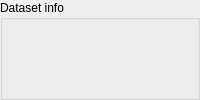
<?xml version="1.0" encoding="UTF-8"?>
<ui version="4.0">
 <class>DatasetInfoGroupBox</class>
 <widget class="QGroupBox" name="DatasetInfoGroupBox">
  <property name="minimumSize">
   <size>
    <width>200</width>
    <height>0</height>
   </size>
  </property>
  <property name="title">
   <string>Dataset info</string>
  </property>
  <layout class="QFormLayout" name="formLayoutSelectedDatasetInfo">
   <property name="fieldGrowthPolicy">
    <enum>QFormLayout::AllNonFixedFieldsGrow</enum>
   </property>
  </layout>
 </widget>
 <resources/>
 <connections/>
</ui>
